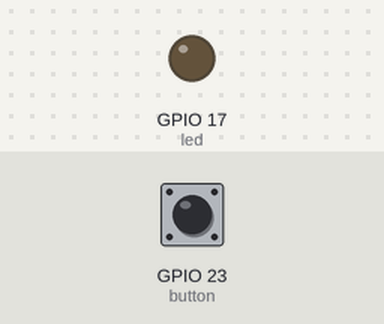
This program was run on a simulated Raspberry Pi (BCM pin numbers). Parts: output pins drawn as LEDs (lit = HIGH). The inputs (shaded band) are chosen by the test bench; at power-on: GPIO 23 (button) HIGH. What the program prints to the terminal is not drawn.

Above: at 1.2 s.
1.3 s: GPIO 23 (button) pulled LOW for 0.15 s
At 1.37 s:
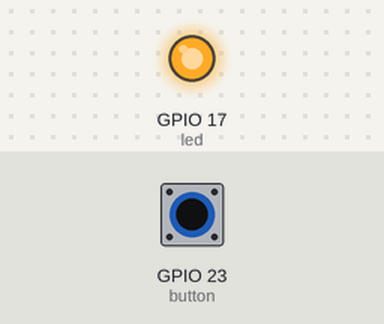
2.9 s: GPIO 23 (button) pulled LOW for 3.2 s
At 7.0 s:
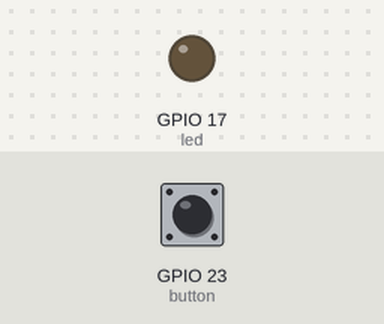
Timing chart, 0 to 8.5 s (numbered marks = the images above; inputs shaded):
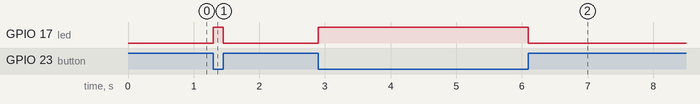

The program:

button_led.py
```python
'''
FILE NAME: button_led.py
DESCRIPTION: By default the LED is turned OFF. When the connected button is PRESSED, the LED will remain on for as long as the button is continued to be pressed. As soon as the button is NOT PRESSED, the LED will turn OFF.
USAGE: "python button_led.py"
'''

# Imports
from gpiozero import LED, Button

led = LED(17)
button = Button(23)

def buttonLED():
    while True:
        if button.is_pressed:
            led.on()
            print("Button is pressed, LED turned on!")
        else:
            led.off()
            print("Button is released, LED turned off!")

is_running_as_main_program = (__name__ == '__main__')

if (is_running_as_main_program):
    print("Program is starting...\n")

    try:
        buttonLED()
    except KeyboardInterrupt:
        print("Ending Program")
```

Measured:
- after the input at 1.3 s, GPIO 17 (led): LOW → HIGH at once, → LOW 0.15 s later
- after the input at 2.9 s, GPIO 17 (led): LOW → HIGH at once, → LOW 3.2 s later
